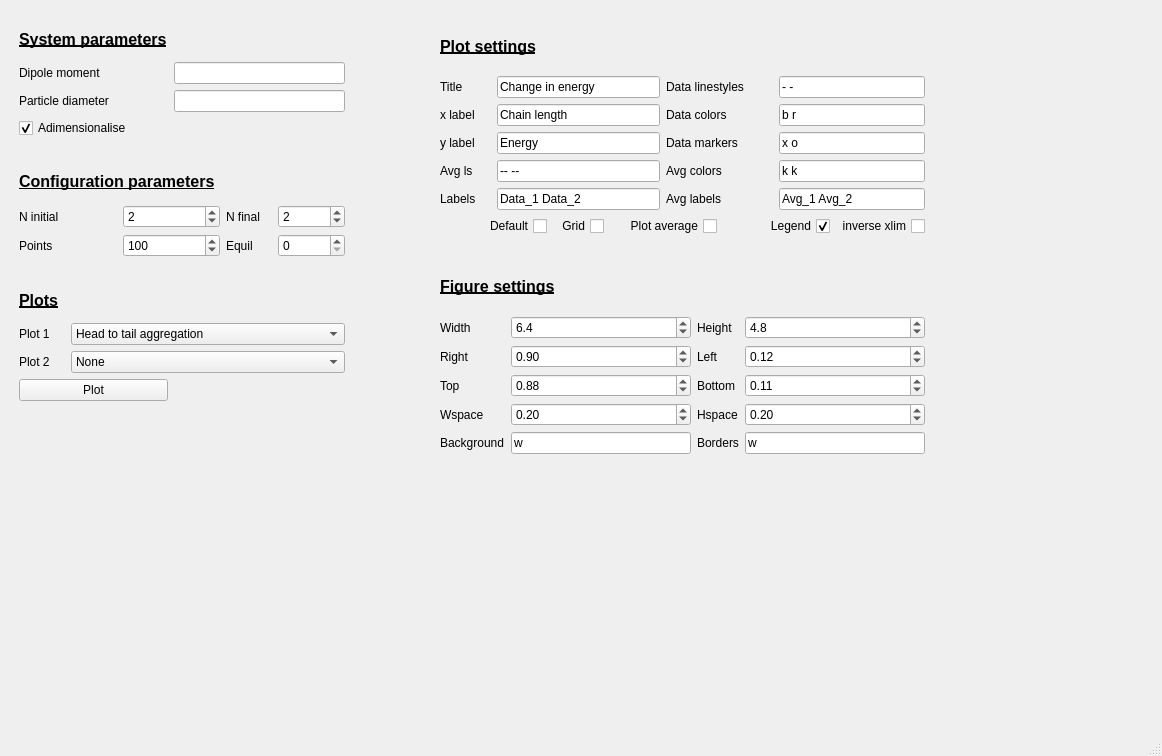
<?xml version="1.0" encoding="UTF-8"?>
<ui version="4.0">
 <class>MainWindow</class>
 <widget class="QMainWindow" name="MainWindow">
  <property name="geometry">
   <rect>
    <x>0</x>
    <y>0</y>
    <width>1162</width>
    <height>756</height>
   </rect>
  </property>
  <property name="windowTitle">
   <string>MagChain Configuration Energy</string>
  </property>
  <widget class="QWidget" name="centralwidget">
   <widget class="QWidget" name="layoutWidget">
    <property name="geometry">
     <rect>
      <x>19</x>
      <y>22</y>
      <width>326</width>
      <height>379</height>
     </rect>
    </property>
    <layout class="QGridLayout" name="gridLayout_3">
     <item row="0" column="0" colspan="4">
      <widget class="QLabel" name="label">
       <property name="font">
        <font>
         <pointsize>12</pointsize>
         <weight>75</weight>
         <bold>true</bold>
         <underline>true</underline>
        </font>
       </property>
       <property name="text">
        <string>System parameters</string>
       </property>
      </widget>
     </item>
     <item row="1" column="0" colspan="3">
      <widget class="QLabel" name="label_2">
       <property name="text">
        <string>Dipole moment</string>
       </property>
      </widget>
     </item>
     <item row="1" column="3" colspan="3">
      <widget class="QLineEdit" name="m"/>
     </item>
     <item row="2" column="0" colspan="3">
      <widget class="QLabel" name="label_3">
       <property name="text">
        <string>Particle diameter</string>
       </property>
      </widget>
     </item>
     <item row="2" column="3" colspan="3">
      <widget class="QLineEdit" name="d"/>
     </item>
     <item row="3" column="0" colspan="4">
      <widget class="QCheckBox" name="adimensionalise">
       <property name="layoutDirection">
        <enum>Qt::LeftToRight</enum>
       </property>
       <property name="text">
        <string>Adimensionalise</string>
       </property>
       <property name="checked">
        <bool>true</bool>
       </property>
      </widget>
     </item>
     <item row="4" column="0" colspan="6">
      <spacer name="horizontalSpacer_4">
       <property name="orientation">
        <enum>Qt::Horizontal</enum>
       </property>
       <property name="sizeHint" stdset="0">
        <size>
         <width>298</width>
         <height>20</height>
        </size>
       </property>
      </spacer>
     </item>
     <item row="5" column="0" colspan="5">
      <widget class="QLabel" name="label_4">
       <property name="font">
        <font>
         <pointsize>12</pointsize>
         <weight>75</weight>
         <bold>true</bold>
         <underline>true</underline>
        </font>
       </property>
       <property name="text">
        <string>Configuration parameters</string>
       </property>
      </widget>
     </item>
     <item row="6" column="0" colspan="2">
      <widget class="QLabel" name="label_5">
       <property name="text">
        <string>N initial</string>
       </property>
      </widget>
     </item>
     <item row="6" column="2" colspan="2">
      <widget class="QSpinBox" name="N0">
       <property name="minimum">
        <number>1</number>
       </property>
       <property name="maximum">
        <number>1000000</number>
       </property>
       <property name="value">
        <number>2</number>
       </property>
      </widget>
     </item>
     <item row="6" column="4">
      <widget class="QLabel" name="label_6">
       <property name="text">
        <string>N final</string>
       </property>
      </widget>
     </item>
     <item row="6" column="5">
      <widget class="QSpinBox" name="Nf">
       <property name="minimum">
        <number>1</number>
       </property>
       <property name="maximum">
        <number>1000000</number>
       </property>
       <property name="value">
        <number>2</number>
       </property>
      </widget>
     </item>
     <item row="7" column="0" colspan="2">
      <widget class="QLabel" name="label_7">
       <property name="text">
        <string>Points</string>
       </property>
      </widget>
     </item>
     <item row="7" column="2" colspan="2">
      <widget class="QSpinBox" name="points">
       <property name="minimum">
        <number>2</number>
       </property>
       <property name="maximum">
        <number>1000000</number>
       </property>
       <property name="value">
        <number>100</number>
       </property>
      </widget>
     </item>
     <item row="7" column="4">
      <widget class="QLabel" name="label_8">
       <property name="text">
        <string>Equil</string>
       </property>
      </widget>
     </item>
     <item row="7" column="5">
      <widget class="QSpinBox" name="equil">
       <property name="maximum">
        <number>1000000</number>
       </property>
      </widget>
     </item>
     <item row="8" column="0" colspan="6">
      <spacer name="horizontalSpacer">
       <property name="orientation">
        <enum>Qt::Horizontal</enum>
       </property>
       <property name="sizeHint" stdset="0">
        <size>
         <width>288</width>
         <height>20</height>
        </size>
       </property>
      </spacer>
     </item>
     <item row="9" column="0">
      <widget class="QLabel" name="label_13">
       <property name="font">
        <font>
         <pointsize>12</pointsize>
         <weight>75</weight>
         <bold>true</bold>
         <underline>true</underline>
        </font>
       </property>
       <property name="text">
        <string>Plots</string>
       </property>
      </widget>
     </item>
     <item row="10" column="0">
      <widget class="QLabel" name="label_10">
       <property name="text">
        <string>Plot 1</string>
       </property>
      </widget>
     </item>
     <item row="10" column="1" colspan="5">
      <widget class="QComboBox" name="plot_type">
       <item>
        <property name="text">
         <string>Head to tail aggregation</string>
        </property>
       </item>
       <item>
        <property name="text">
         <string>Lateral aggregation</string>
        </property>
       </item>
       <item>
        <property name="text">
         <string>Add dipole progression</string>
        </property>
       </item>
       <item>
        <property name="text">
         <string>Energy barrier</string>
        </property>
       </item>
       <item>
        <property name="text">
         <string>Two identical head to tail</string>
        </property>
       </item>
       <item>
        <property name="text">
         <string>Zippering configuration</string>
        </property>
       </item>
      </widget>
     </item>
     <item row="11" column="0">
      <widget class="QLabel" name="label_11">
       <property name="text">
        <string>Plot 2</string>
       </property>
      </widget>
     </item>
     <item row="11" column="1" colspan="5">
      <widget class="QComboBox" name="plot_type_2">
       <item>
        <property name="text">
         <string>None</string>
        </property>
       </item>
       <item>
        <property name="text">
         <string>Head to tail aggregation</string>
        </property>
       </item>
       <item>
        <property name="text">
         <string>Lateral aggregation</string>
        </property>
       </item>
       <item>
        <property name="text">
         <string>Add dipole progression</string>
        </property>
       </item>
       <item>
        <property name="text">
         <string>Energy barrier</string>
        </property>
       </item>
       <item>
        <property name="text">
         <string>Two identical head to tail</string>
        </property>
       </item>
       <item>
        <property name="text">
         <string>Zippering configuration</string>
        </property>
       </item>
      </widget>
     </item>
     <item row="12" column="0" colspan="3">
      <widget class="QPushButton" name="plot">
       <property name="text">
        <string>Plot</string>
       </property>
      </widget>
     </item>
    </layout>
   </widget>
   <widget class="QWidget" name="">
    <property name="geometry">
     <rect>
      <x>440</x>
      <y>22</y>
      <width>485</width>
      <height>432</height>
     </rect>
    </property>
    <layout class="QGridLayout" name="gridLayout_4">
     <item row="0" column="0">
      <widget class="QLabel" name="label_46">
       <property name="font">
        <font>
         <pointsize>12</pointsize>
         <weight>75</weight>
         <bold>true</bold>
         <underline>true</underline>
        </font>
       </property>
       <property name="text">
        <string>Plot settings</string>
       </property>
      </widget>
     </item>
     <item row="1" column="0">
      <layout class="QGridLayout" name="gridLayout">
       <item row="0" column="0">
        <widget class="QLabel" name="label_37">
         <property name="text">
          <string>Title</string>
         </property>
        </widget>
       </item>
       <item row="0" column="1" colspan="3">
        <widget class="QLineEdit" name="title">
         <property name="text">
          <string>Change in energy</string>
         </property>
        </widget>
       </item>
       <item row="0" column="4" colspan="2">
        <widget class="QLabel" name="label_41">
         <property name="text">
          <string>Data linestyles</string>
         </property>
        </widget>
       </item>
       <item row="0" column="6" colspan="2">
        <widget class="QLineEdit" name="data_ls">
         <property name="text">
          <string>- -</string>
         </property>
        </widget>
       </item>
       <item row="1" column="0">
        <widget class="QLabel" name="label_43">
         <property name="text">
          <string>x label</string>
         </property>
        </widget>
       </item>
       <item row="1" column="1" colspan="3">
        <widget class="QLineEdit" name="xlabel">
         <property name="text">
          <string>Chain length</string>
         </property>
        </widget>
       </item>
       <item row="1" column="4" colspan="2">
        <widget class="QLabel" name="label_44">
         <property name="text">
          <string>Data colors</string>
         </property>
        </widget>
       </item>
       <item row="1" column="6" colspan="2">
        <widget class="QLineEdit" name="data_colors">
         <property name="text">
          <string>b r</string>
         </property>
        </widget>
       </item>
       <item row="2" column="0">
        <widget class="QLabel" name="label_42">
         <property name="text">
          <string>y label</string>
         </property>
        </widget>
       </item>
       <item row="2" column="1" colspan="3">
        <widget class="QLineEdit" name="ylabel">
         <property name="text">
          <string>Energy</string>
         </property>
        </widget>
       </item>
       <item row="2" column="4" colspan="2">
        <widget class="QLabel" name="label_9">
         <property name="text">
          <string>Data markers</string>
         </property>
        </widget>
       </item>
       <item row="2" column="6" colspan="2">
        <widget class="QLineEdit" name="data_markers">
         <property name="text">
          <string>x o</string>
         </property>
        </widget>
       </item>
       <item row="3" column="0">
        <widget class="QLabel" name="label_48">
         <property name="text">
          <string>Avg ls</string>
         </property>
        </widget>
       </item>
       <item row="3" column="1" colspan="3">
        <widget class="QLineEdit" name="avg_ls">
         <property name="text">
          <string>-- --</string>
         </property>
        </widget>
       </item>
       <item row="3" column="4" colspan="2">
        <widget class="QLabel" name="label_49">
         <property name="text">
          <string>Avg colors</string>
         </property>
        </widget>
       </item>
       <item row="3" column="6" colspan="2">
        <widget class="QLineEdit" name="avg_colors">
         <property name="text">
          <string>k k</string>
         </property>
        </widget>
       </item>
       <item row="4" column="0">
        <widget class="QLabel" name="label_45">
         <property name="text">
          <string>Labels</string>
         </property>
        </widget>
       </item>
       <item row="4" column="1" colspan="3">
        <widget class="QLineEdit" name="data_labels">
         <property name="text">
          <string>Data_1 Data_2</string>
         </property>
        </widget>
       </item>
       <item row="4" column="4" colspan="2">
        <widget class="QLabel" name="label_12">
         <property name="text">
          <string>Avg labels</string>
         </property>
        </widget>
       </item>
       <item row="4" column="6" colspan="2">
        <widget class="QLineEdit" name="avg_labels">
         <property name="text">
          <string>Avg_1 Avg_2</string>
         </property>
        </widget>
       </item>
       <item row="5" column="0" colspan="2">
        <widget class="QCheckBox" name="default_2">
         <property name="layoutDirection">
          <enum>Qt::RightToLeft</enum>
         </property>
         <property name="text">
          <string>Default</string>
         </property>
        </widget>
       </item>
       <item row="5" column="2">
        <widget class="QCheckBox" name="grid">
         <property name="layoutDirection">
          <enum>Qt::RightToLeft</enum>
         </property>
         <property name="text">
          <string>Grid</string>
         </property>
        </widget>
       </item>
       <item row="5" column="3" colspan="2">
        <widget class="QCheckBox" name="plot_avg">
         <property name="layoutDirection">
          <enum>Qt::RightToLeft</enum>
         </property>
         <property name="text">
          <string>Plot average</string>
         </property>
        </widget>
       </item>
       <item row="5" column="5" colspan="2">
        <widget class="QCheckBox" name="legend">
         <property name="layoutDirection">
          <enum>Qt::RightToLeft</enum>
         </property>
         <property name="text">
          <string>Legend</string>
         </property>
         <property name="checked">
          <bool>true</bool>
         </property>
        </widget>
       </item>
       <item row="5" column="7">
        <widget class="QCheckBox" name="inverse_xlim">
         <property name="layoutDirection">
          <enum>Qt::RightToLeft</enum>
         </property>
         <property name="text">
          <string>inverse xlim</string>
         </property>
        </widget>
       </item>
      </layout>
     </item>
     <item row="2" column="0">
      <spacer name="horizontalSpacer_3">
       <property name="orientation">
        <enum>Qt::Horizontal</enum>
       </property>
       <property name="sizeHint" stdset="0">
        <size>
         <width>298</width>
         <height>20</height>
        </size>
       </property>
      </spacer>
     </item>
     <item row="3" column="0">
      <widget class="QLabel" name="label_47">
       <property name="font">
        <font>
         <pointsize>12</pointsize>
         <weight>75</weight>
         <bold>true</bold>
         <underline>true</underline>
        </font>
       </property>
       <property name="text">
        <string>Figure settings</string>
       </property>
      </widget>
     </item>
     <item row="4" column="0">
      <layout class="QGridLayout" name="gridLayout_2">
       <item row="0" column="0">
        <widget class="QLabel" name="label_25">
         <property name="text">
          <string>Width</string>
         </property>
        </widget>
       </item>
       <item row="0" column="1">
        <widget class="QDoubleSpinBox" name="width">
         <property name="decimals">
          <number>1</number>
         </property>
         <property name="singleStep">
          <double>0.100000000000000</double>
         </property>
         <property name="value">
          <double>6.400000000000000</double>
         </property>
        </widget>
       </item>
       <item row="0" column="2">
        <widget class="QLabel" name="label_26">
         <property name="text">
          <string>Height</string>
         </property>
        </widget>
       </item>
       <item row="0" column="3">
        <widget class="QDoubleSpinBox" name="height">
         <property name="decimals">
          <number>1</number>
         </property>
         <property name="singleStep">
          <double>0.100000000000000</double>
         </property>
         <property name="value">
          <double>4.800000000000000</double>
         </property>
        </widget>
       </item>
       <item row="1" column="0">
        <widget class="QLabel" name="label_19">
         <property name="text">
          <string>Right</string>
         </property>
        </widget>
       </item>
       <item row="1" column="1">
        <widget class="QDoubleSpinBox" name="right">
         <property name="maximum">
          <double>1.000000000000000</double>
         </property>
         <property name="singleStep">
          <double>0.010000000000000</double>
         </property>
         <property name="value">
          <double>0.900000000000000</double>
         </property>
        </widget>
       </item>
       <item row="1" column="2">
        <widget class="QLabel" name="label_20">
         <property name="text">
          <string>Left</string>
         </property>
        </widget>
       </item>
       <item row="1" column="3">
        <widget class="QDoubleSpinBox" name="left">
         <property name="maximum">
          <double>1.000000000000000</double>
         </property>
         <property name="singleStep">
          <double>0.010000000000000</double>
         </property>
         <property name="value">
          <double>0.120000000000000</double>
         </property>
        </widget>
       </item>
       <item row="2" column="0">
        <widget class="QLabel" name="label_21">
         <property name="text">
          <string>Top</string>
         </property>
        </widget>
       </item>
       <item row="2" column="1">
        <widget class="QDoubleSpinBox" name="top">
         <property name="maximum">
          <double>1.000000000000000</double>
         </property>
         <property name="singleStep">
          <double>0.010000000000000</double>
         </property>
         <property name="value">
          <double>0.880000000000000</double>
         </property>
        </widget>
       </item>
       <item row="2" column="2">
        <widget class="QLabel" name="label_22">
         <property name="text">
          <string>Bottom</string>
         </property>
        </widget>
       </item>
       <item row="2" column="3">
        <widget class="QDoubleSpinBox" name="bottom">
         <property name="maximum">
          <double>1.000000000000000</double>
         </property>
         <property name="singleStep">
          <double>0.010000000000000</double>
         </property>
         <property name="value">
          <double>0.110000000000000</double>
         </property>
        </widget>
       </item>
       <item row="3" column="0">
        <widget class="QLabel" name="label_23">
         <property name="text">
          <string>Wspace</string>
         </property>
        </widget>
       </item>
       <item row="3" column="1">
        <widget class="QDoubleSpinBox" name="wspace">
         <property name="maximum">
          <double>1.000000000000000</double>
         </property>
         <property name="singleStep">
          <double>0.010000000000000</double>
         </property>
         <property name="value">
          <double>0.200000000000000</double>
         </property>
        </widget>
       </item>
       <item row="3" column="2">
        <widget class="QLabel" name="label_24">
         <property name="text">
          <string>Hspace</string>
         </property>
        </widget>
       </item>
       <item row="3" column="3">
        <widget class="QDoubleSpinBox" name="hspace">
         <property name="maximum">
          <double>1.000000000000000</double>
         </property>
         <property name="singleStep">
          <double>0.010000000000000</double>
         </property>
         <property name="value">
          <double>0.200000000000000</double>
         </property>
        </widget>
       </item>
       <item row="4" column="0">
        <widget class="QLabel" name="label_27">
         <property name="text">
          <string>Background</string>
         </property>
        </widget>
       </item>
       <item row="4" column="1">
        <widget class="QLineEdit" name="background">
         <property name="text">
          <string>w</string>
         </property>
        </widget>
       </item>
       <item row="4" column="2">
        <widget class="QLabel" name="label_28">
         <property name="text">
          <string>Borders</string>
         </property>
        </widget>
       </item>
       <item row="4" column="3">
        <widget class="QLineEdit" name="borders">
         <property name="text">
          <string>w</string>
         </property>
        </widget>
       </item>
      </layout>
     </item>
    </layout>
   </widget>
   <zorder>layoutWidget</zorder>
   <zorder>layoutWidget</zorder>
   <zorder>default_2</zorder>
  </widget>
  <widget class="QMenuBar" name="menubar">
   <property name="geometry">
    <rect>
     <x>0</x>
     <y>0</y>
     <width>1162</width>
     <height>25</height>
    </rect>
   </property>
  </widget>
  <widget class="QStatusBar" name="statusbar"/>
 </widget>
 <resources/>
 <connections/>
</ui>
